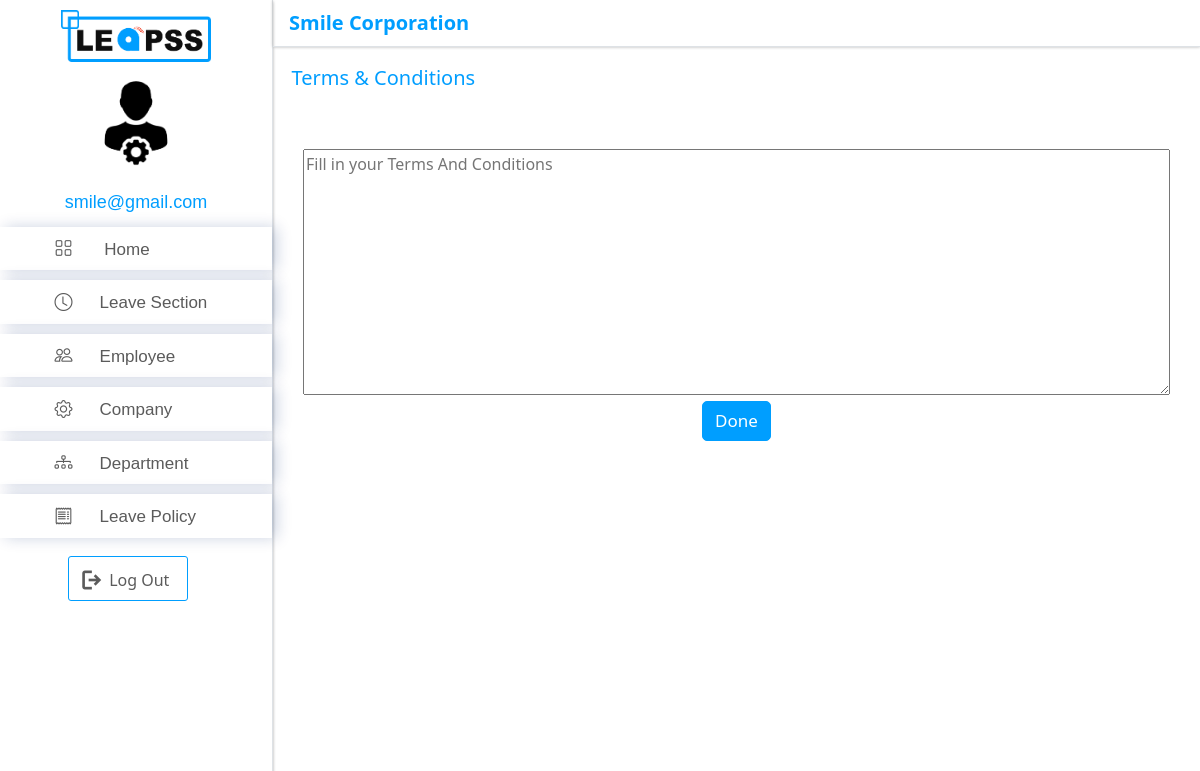
The app's page /setupTandC (signed in), older data.
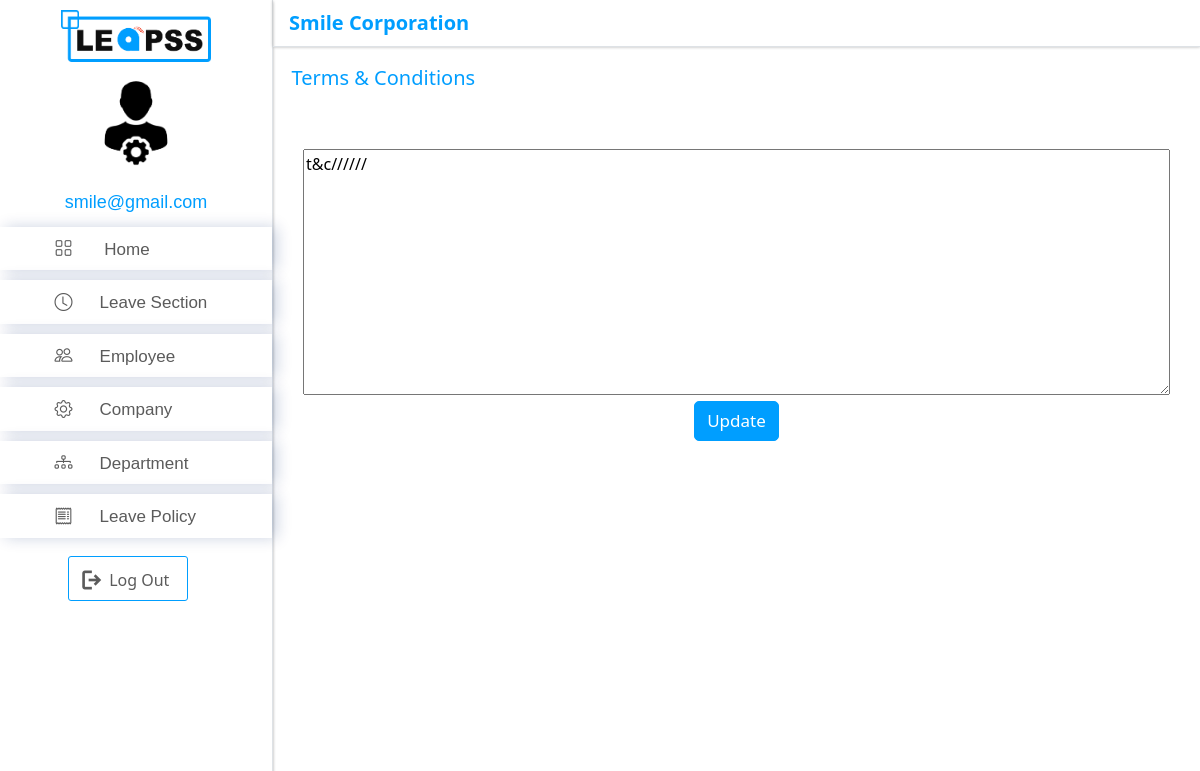
The same page, newer data.
### app/models.py (models this page shows)
class Terms(models.Model):
    com_id = models.ForeignKey(Company, on_delete=models.CASCADE, default=1)
    terms = models.CharField(max_length=50000)

### app/views.py (the view, shortened to what this page needs)
# urls.py: path('setupTandC', setupTandC, name='setupTandC'),
@login_required(login_url='adminLogin')
@user_passes_test(is_admin)
def setupTandC(request):
    com = Company.objects.filter(username=request.user.username).first()
    if com is None:
        emp = Employee.objects.filter(email=request.user.username).first()
        com = Company.objects.filter(name=emp.com_id).first()
    terms_details = Terms.objects.filter(com_id=com).first()
    if terms_details is None:
        if request.method == "POST":
            form = TermsForm(request.POST, initial={'com_id': com.id})
            if form.is_valid():
                data = form.save(commit=False)
                data.com_id = com
                data.save()
                time.sleep(2)
                return redirect('companySetup')
            else:
                print(form.errors)
        else:
            form = TermsForm(initial={'com_id': com.id})
    else:
        instance = Terms.objects.get(com_id=com)
        form = TermsUpdateForm(request.POST or None, instance=instance, initial={'com_id': com.id})
    context = {'leave': leave, 'form': form, 'terms_details': terms_details, 'com': com}
    return render(request, "setupTermsAndConditions.html", context)

### app/forms.py
class TermsUpdateForm(forms.ModelForm):
    terms = forms.CharField(widget=forms.Textarea(attrs=({'id':'tarea', 'placeholder': 'Fill in your Terms And Conditions'})))
    class Meta:
        model = Terms
        fields = ['terms']

### app/views.py (called while the page is built)
def is_admin(user):
    return user.groups.filter(name='ADMIN').exists()

### app/templates/setupTermsAndConditions.html (shortened to what the changed rows need)
<!DOCTYPE html>
<html lang="en">
<head>
    {% load static %}
    <link href="{% static 'assets\css\leave.css' %}" rel="stylesheet">
    <link rel="stylesheet" href="https://unpkg.com/aos@next/dist/aos.css" />
    <link rel="stylesheet" href="https://cdn.jsdelivr.net/npm/bootstrap@4.6.2/dist/css/bootstrap.min.css">
    <link href='https://unpkg.com/boxicons@2.1.4/css/boxicons.min.css' rel='stylesheet'>
    <link rel="stylesheet" href="https://use.fontawesome.com/releases/v5.0.10/css/all.css">
    <link rel="stylesheet" href="https://cdn.jsdelivr.net/npm/bootstrap-icons@1.10.2/font/bootstrap-icons.css">
</head>
<body id="body-pd">
    <div class="d-flex" id="wrapper">
        <div id="page-content-wrapper">
            <section class="section container pageClass  bg-white rounded dashboard">
                {% if terms_details is not None %}
                    <form method="POST" class="post-form">
                        {% csrf_token %}  <br><br>
                        <div class="container">
                            {{form.terms}}
                        </div>
                        <div class=" row justify-content-center addEmp">
                            <button class="btn " type="submit" data-toggle="modal" data-target="#exampleModalCenter"> Update</button>
                        </div>
                    </form>
                {% else %}
                <form method="POST" class="post-form" action="/setupTandC">
                    <br><br>
                    <div class="container">
                        <textarea name="terms" cols="40" rows="10" id="tarea" placeholder="Fill in your Terms And Conditions" required></textarea>
                    </div>
                    <div class=" row justify-content-center addEmp">
                            <button class="btn " type="submit" data-toggle="modal" data-target="#exampleModalCenter2">Done</button>
                    </div>
                </form>
                {% endif %}
            </section>
        </div>
    </div>
</body>
</html>

Row changes from the older to the newer data that the page shows:
added Terms: terms "t&c//////"
Text that changed along with them:
text no longer shown: "Done"
text now shown: "Update"
